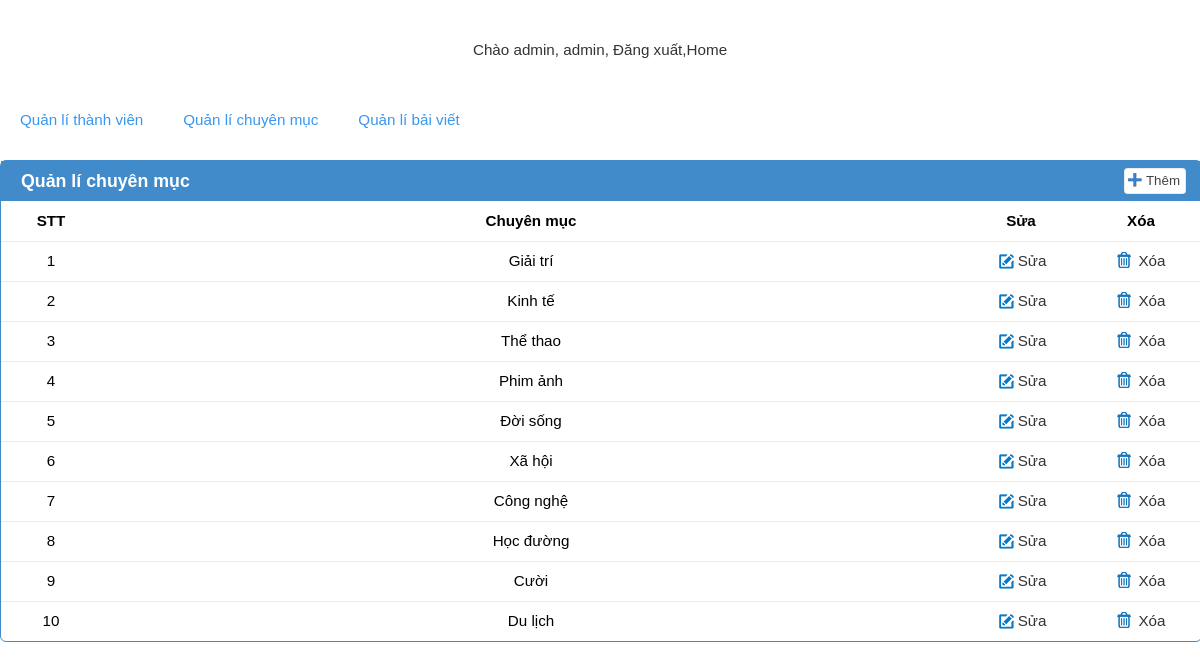
The app's page /admin/category.php (signed in) with its own data.
### tables this page shows
CREATE TABLE `category` (
  `cate_id` int(11) NOT NULL,
  `cate_name` varchar(100) NOT NULL
);

### admin/category.php (the view, shortened to what this page needs)
<?php include("templates/header.php");
		include_once("../library/connect.php");
?>
	<div id="container">
		<div id="header">
			<p>Chào admin, <?php echo $_SESSION['user_name'];?>, <a href="../logout.php">Đăng xuất</a>,<a href="../index.php">Home</a></p>
		</div>
		<div id="nav">
			<ul>
				<li><a href="user.php">Quản lí thành viên</a></li>
				<li><a href="category.php">Quản lí chuyên mục</a></li>
				<li><a href="article.php">Quản lí bải viết</a></li>
			</ul>
		</div>
		<div id="content-x">
			<div>
				<h3>Quản lí chuyên mục</h3>
				<button id="add-category"><span class="icon-add" />Thêm</button>
			</div>
		<table id="table">
			<tr>
				<th style="width: 100px">STT</th>
				<th >Chuyên mục</th>
				<th style="width: 120px;">Sửa</th>
				<th style="width: 120px;">Xóa</th>
			</tr>
			<?php
				$sql1 ="SELECT * FROM category";
				$stmt= $conn->prepare($sql1);
				$stmt->execute();
				$rows = $stmt->rowCount();
				if($rows>0){
					$cates = $stmt->fetchAll(PDO::FETCH_OBJ);
					$stt=1;
					foreach ($cates as $cate) {
			?>
				<tr>
					<td class="stt"><?php echo $stt;?></td>
					<td><?php echo $cate->cate_name;?> </td>
					<td><a href="javascript:void(0)" class="edit-ajax" data-cateid="<?php echo $cate->cate_id;?>"><span class="icon-edit" />Sửa</a></td>
					<td><a href="javascript:void(0)" class="del-ajax" data-cateid="<?php echo $cate->cate_id;?>"><span class="icon-delete" />Xóa</a></td>
				</tr>
			<?php 	$stt++;
					}
				echo "</table>";
			echo "</div>";
			}
		?>
</div>

### admin/templates/style.css (style rules this page uses)
* { padding: 0px; margin:0px; }
.icon-add { background:url(../../library/images/icon-add.png) no-repeat; padding-left: 18px; }
.icon-edit { background:url(../../library/images/icon-edit.png) no-repeat; padding-left: 22px; }
.icon-delete { background:url(../../library/images/icon-delete.png) no-repeat; padding-left: 22px; }
a { text-decoration:none; color:#333; }
p { color: #333; }
body { font-family: arial; font-size: 0.95em; }
ul { list-style-type: none; }
#container { width: 1200px; margin:0 auto; }
#header { height: 100px; text-align: center; line-height: 100px; }
#nav ul { height: 40px; }
#nav li { float: left; line-height: 40px; }
#nav li a { color: #3897f0; padding-right: 20px; padding-left: 20px; display: block; }
#content-x { width: 1200px; margin:20px auto; border: 1px solid #418bca; border-radius: 6px; }
#content-x div { height: 40px; line-height: 40px; background: #418bca; color: #fff; }
#content-x div h3 { margin-left:20px; float: left; }
#content-x div button { float: right; width: 62px; height: 26px; line-height: 26px; padding-right: 2px; margin: 7px 15px; border: none; border-radius: 3px; background: #fff; color: #444; box-shadow: inset 0 0 1px #333; cursor: pointer; }
#content-x table { width: 1200px; text-align: center; border-collapse:collapse; }
#content-x table tr { height: 40px; line-height: 30px; border-bottom: 1px solid #eaecee; }

### records on screen
category: cate_name "Giải trí"
category: cate_name "Kinh tế"
category: cate_name "Thể thao"
category: cate_name "Phim ảnh"
category: cate_name "Đời sống"
category: cate_name "Xã hội"
category: cate_name "Công nghệ"
category: cate_name "Học đường"
category: cate_name "Cười"
category: cate_name "Du lịch"

### other values on screen
$_SESSION['user_name'] "admin"
